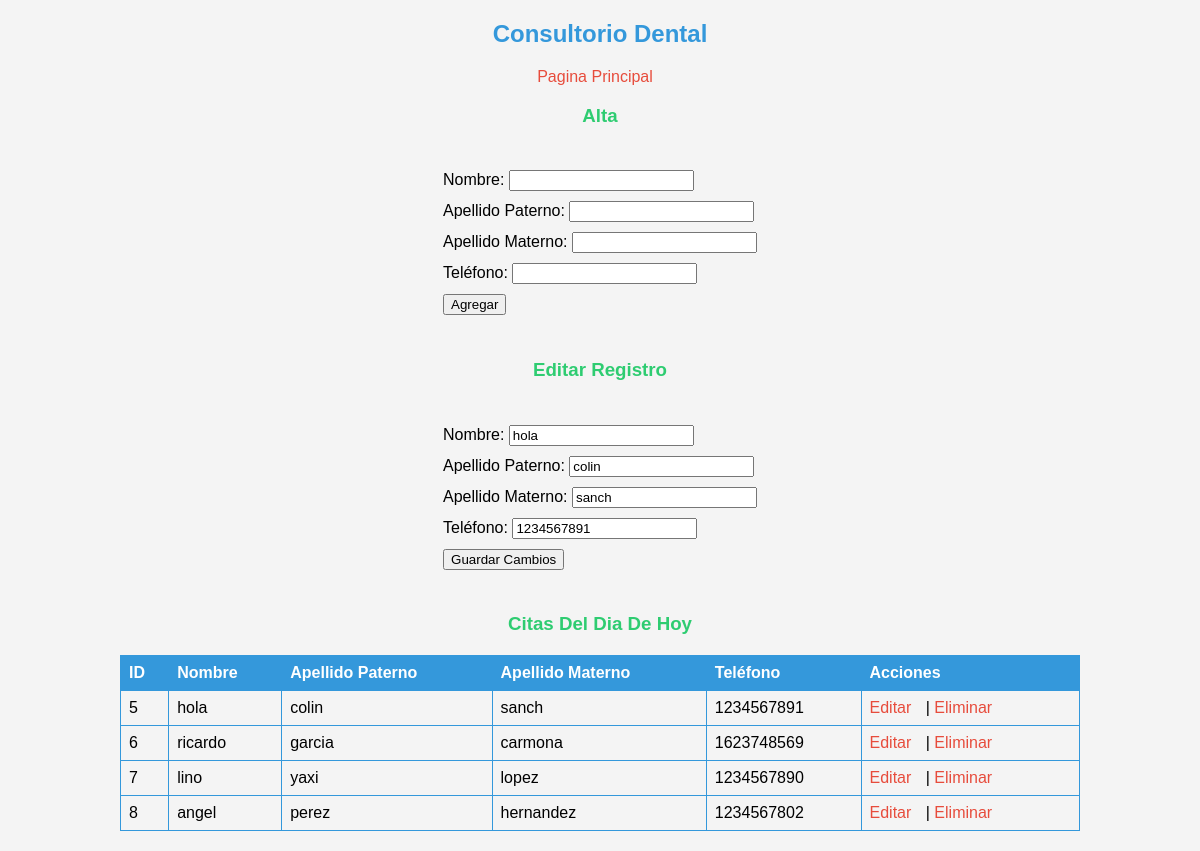
Page /index.php?editar=5 on the committed database.
### tables this page shows
CREATE TABLE `persona` (
  `id` int(11) NOT NULL,
  `nombre` varchar(255) NOT NULL,
  `apellidop` varchar(255) NOT NULL,
  `apellidom` varchar(255) NOT NULL,
  `telefono` varchar(20) NOT NULL
);

### index.php (the view, shortened to what this page needs)
<!DOCTYPE html>
<html lang="es">
<head>
</head>
<body>
    <h2>Consultorio Dental</h2>
        <a href="dentista.php">Pagina Principal</a>
    <h3>Alta</h3>
    <form method="post" action="index.php">
        Nombre: <input type="text" name="nombre" required><br>
        Apellido Paterno: <input type="text" name="apellidop" required><br>
        Apellido Materno: <input type="text" name="apellidom" required><br>
        Teléfono: <input type="text" name="telefono" required><br>
        <input type="submit" name="alta" value="Agregar">
    </form>
    <?php
    include 'conexion.php';
    if ($_SERVER["REQUEST_METHOD"] == "GET" && isset($_GET['editar'])) {
        $editar_id = $_GET['editar'];
        $result = $conn->query("SELECT * FROM persona WHERE id = $editar_id");
        if ($result->num_rows == 1) {
            $row = $result->fetch_assoc();
            echo "<h3>Editar Registro</h3>";
            echo "<form method='post' action='index.php'>";
            echo "Nombre: <input type='text' name='nombre' value='{$row['nombre']}' required><br>";
            echo "Apellido Paterno: <input type='text' name='apellidop' value='{$row['apellidop']}' required><br>";
            echo "Apellido Materno: <input type='text' name='apellidom' value='{$row['apellidom']}' required><br>";
            echo "Teléfono: <input type='text' name='telefono' value='{$row['telefono']}' required><br>";
            echo "<input type='submit' name='editar' value='Guardar Cambios'>";
            echo "</form>";
        }
    }
    $result = $conn->query("SELECT * FROM persona");
    if ($result->num_rows > 0) {
        echo "<h3>Citas Del Dia De Hoy</h3>";
        echo "<table border='1'><tr><th>ID</th><th>Nombre</th><th>Apellido Paterno</th><th>Apellido Materno</th><th>Teléfono</th><th>Acciones</th></tr>";
        while ($row = $result->fetch_assoc()) {
            echo "<tr>";
            echo "<td>{$row['id']}</td>";
            echo "<td>{$row['nombre']}</td>";
            echo "<td>{$row['apellidop']}</td>";
            echo "<td>{$row['apellidom']}</td>";
            echo "<td>{$row['telefono']}</td>";
            echo "<td><a href='index.php?editar={$row['id']}'>Editar</a> | <a href='index.php?eliminar={$row['id']}'>Eliminar</a></td>";
            echo "</tr>";
        }
        echo "</table>";
    } else {
        echo "<p>No hay registros.</p>";
    }
    ?>
</body>
</html>

### index.php (style rules this page uses)
body { font-family: 'Arial', sans-serif; background-color: #f4f4f4; margin: 0; padding: 0; text-align: center; }
h2 { color: #3498db; }
h3 { color: #2ecc71; }
form { display: inline-block; text-align: left; margin: 20px; }
input { margin: 5px 0; }
table { border-collapse: collapse; width: 80%; margin: 20px auto; }
th, td { border: 1px solid #3498db; padding: 8px; text-align: left; }
th { background-color: #3498db; color: #fff; }
a { color: #e74c3c; text-decoration: none; margin-right: 10px; }

### rows in the picture
persona: nombre "hola", apellidop "colin", apellidom "sanch", telefono "1234567891", id "5"
persona: id "6", nombre "ricardo", apellidop "garcia", apellidom "carmona", telefono "1623748569"
persona: id "7", nombre "lino", apellidop "yaxi", apellidom "lopez", telefono "1234567890"
persona: id "8", nombre "angel", apellidop "perez", apellidom "hernandez", telefono "1234567802"
